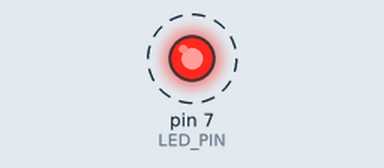
The sketch below on a simulated Arduino Uno, built with avr-gcc and run on an emulated ATmega328P. Parts: output pins drawn as LEDs (lit = HIGH). Dashed ring = blinking. What the sketch prints to the serial monitor is not drawn.

Above: at 0.05 s.
Timing chart, 0 to 3.0 s (numbered marks = the images above):
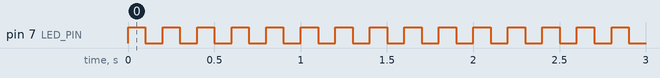

The sketch:

challenge1_schneller.ino
```cpp
// B01 Challenge 1: Schneller blinken
// LED blinkt mit 100ms statt 500ms

const int LED_PIN = 7;

void setup() {
  pinMode(LED_PIN, OUTPUT);
  Serial.begin(9600);
  Serial.println("Challenge 1: Schnelles Blinken!");
}

void loop() {
  digitalWrite(LED_PIN, HIGH);
  delay(100);  // Nur 100ms statt 500ms

  digitalWrite(LED_PIN, LOW);
  delay(100);
}
```

Measured:
- by itself, pin 7 (LED_PIN): alternates HIGH for 0.10 s and LOW for 0.10 s
